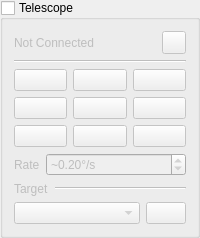
         <widget class="QGroupBox" name="mount_group">
          <property name="sizePolicy">
           <sizepolicy hsizetype="Preferred" vsizetype="Fixed">
            <horstretch>0</horstretch>
            <verstretch>0</verstretch>
           </sizepolicy>
          </property>
          <property name="title">
           <string>Telescope</string>
          </property>
          <property name="checkable">
           <bool>true</bool>
          </property>
          <property name="checked">
           <bool>false</bool>
          </property>
          <layout class="QVBoxLayout" name="verticalLayout_3">
           <item>
            <layout class="QHBoxLayout" name="horizontallayout_9">
             <item>
              <widget class="QLabel" name="telescope_name_label">
               <property name="sizePolicy">
                <sizepolicy hsizetype="Ignored" vsizetype="Preferred">
                 <horstretch>0</horstretch>
                 <verstretch>0</verstretch>
                </sizepolicy>
               </property>
               <property name="text">
                <string>Not Connected</string>
               </property>
               <property name="wordWrap">
                <bool>true</bool>
               </property>
              </widget>
             </item>
             <item>
              <widget class="QToolButton" name="scope_settings_btn">
               <property name="sizePolicy">
                <sizepolicy hsizetype="Fixed" vsizetype="Preferred">
                 <horstretch>0</horstretch>
                 <verstretch>0</verstretch>
                </sizepolicy>
               </property>
               <property name="text">
                <string/>
               </property>
               <property name="icon">
                <iconset resource="resources/res.qrc">
                 <normaloff>:/icons/ic_settings_white_48px.svg</normaloff>:/icons/ic_settings_white_48px.svg</iconset>
               </property>
               <property name="popupMode">
                <enum>QToolButton::InstantPopup</enum>
               </property>
              </widget>
             </item>
            </layout>
           </item>
           <item>
            <widget class="QFrame" name="scope_frame">
             <property name="frameShape">
              <enum>QFrame::NoFrame</enum>
             </property>
             <property name="frameShadow">
              <enum>QFrame::Plain</enum>
             </property>
             <property name="lineWidth">
              <number>0</number>
             </property>
             <layout class="QVBoxLayout" name="verticalLayout">
              <property name="leftMargin">
               <number>0</number>
              </property>
              <property name="topMargin">
               <number>0</number>
              </property>
              <property name="rightMargin">
               <number>0</number>
              </property>
              <property name="bottomMargin">
               <number>0</number>
              </property>
              <item>
               <widget class="Line" name="line_2">
                <property name="orientation">
                 <enum>Qt::Horizontal</enum>
                </property>
               </widget>
              </item>
              <item>
               <layout class="QGridLayout" name="gridlayout_10">
                <item row="0" column="1">
                 <widget class="QPushButton" name="slewnorth_button">
                  <property name="sizePolicy">
                   <sizepolicy hsizetype="Minimum" vsizetype="Fixed">
                    <horstretch>0</horstretch>
                    <verstretch>0</verstretch>
                   </sizepolicy>
                  </property>
                  <property name="toolTip">
                   <string>Slew the mount north</string>
                  </property>
                  <property name="icon">
                   <iconset resource="resources/res.qrc">
                    <normaloff>:/icons/ic_keyboard_arrow_up_white_48px.svg</normaloff>:/icons/ic_keyboard_arrow_up_white_48px.svg</iconset>
                  </property>
                  <property name="iconSize">
                   <size>
                    <width>36</width>
                    <height>36</height>
                   </size>
                  </property>
                  <property name="autoDefault">
                   <bool>true</bool>
                  </property>
                 </widget>
                </item>
                <item row="2" column="0">
                 <widget class="QPushButton" name="slewsouthwest_button">
                  <property name="sizePolicy">
                   <sizepolicy hsizetype="Minimum" vsizetype="Fixed">
                    <horstretch>0</horstretch>
                    <verstretch>0</verstretch>
                   </sizepolicy>
                  </property>
                  <property name="toolTip">
                   <string>Slew the mount west</string>
                  </property>
                  <property name="icon">
                   <iconset resource="resources/res.qrc">
                    <normaloff>:/icons/ic_keyboard_arrow_downleft_white_48px.svg</normaloff>:/icons/ic_keyboard_arrow_downleft_white_48px.svg</iconset>
                  </property>
                  <property name="iconSize">
                   <size>
                    <width>36</width>
                    <height>36</height>
                   </size>
                  </property>
                  <property name="autoDefault">
                   <bool>true</bool>
                  </property>
                  <property name="flat">
                   <bool>false</bool>
                  </property>
                 </widget>
                </item>
                <item row="1" column="2">
                 <widget class="QPushButton" name="sleweast_button">
                  <property name="sizePolicy">
                   <sizepolicy hsizetype="Minimum" vsizetype="Fixed">
                    <horstretch>0</horstretch>
                    <verstretch>0</verstretch>
                   </sizepolicy>
                  </property>
                  <property name="toolTip">
                   <string>Slew the mount east</string>
                  </property>
                  <property name="icon">
                   <iconset resource="resources/res.qrc">
                    <normaloff>:/icons/ic_keyboard_arrow_right_white_48px.svg</normaloff>:/icons/ic_keyboard_arrow_right_white_48px.svg</iconset>
                  </property>
                  <property name="iconSize">
                   <size>
                    <width>36</width>
                    <height>36</height>
                   </size>
                  </property>
                  <property name="autoDefault">
                   <bool>true</bool>
                  </property>
                 </widget>
                </item>
                <item row="0" column="0">
                 <widget class="QPushButton" name="slewnorthwest_button">
                  <property name="sizePolicy">
                   <sizepolicy hsizetype="Minimum" vsizetype="Fixed">
                    <horstretch>0</horstretch>
                    <verstretch>0</verstretch>
                   </sizepolicy>
                  </property>
                  <property name="toolTip">
                   <string>Slew the mount north</string>
                  </property>
                  <property name="icon">
                   <iconset resource="resources/res.qrc">
                    <normaloff>:/icons/ic_keyboard_arrow_upleft_white_48px.svg</normaloff>:/icons/ic_keyboard_arrow_upleft_white_48px.svg</iconset>
                  </property>
                  <property name="iconSize">
                   <size>
                    <width>36</width>
                    <height>36</height>
                   </size>
                  </property>
                  <property name="autoDefault">
                   <bool>true</bool>
                  </property>
                  <property name="flat">
                   <bool>false</bool>
                  </property>
                 </widget>
                </item>
                <item row="2" column="2">
                 <widget class="QPushButton" name="slewsoutheast_button">
                  <property name="sizePolicy">
                   <sizepolicy hsizetype="Minimum" vsizetype="Fixed">
                    <horstretch>0</horstretch>
                    <verstretch>0</verstretch>
                   </sizepolicy>
                  </property>
                  <property name="toolTip">
                   <string>Slew the mount south</string>
                  </property>
                  <property name="icon">
                   <iconset resource="resources/res.qrc">
                    <normaloff>:/icons/ic_keyboard_arrow_downright_white_48px.svg</normaloff>:/icons/ic_keyboard_arrow_downright_white_48px.svg</iconset>
                  </property>
                  <property name="iconSize">
                   <size>
                    <width>36</width>
                    <height>36</height>
                   </size>
                  </property>
                  <property name="autoDefault">
                   <bool>true</bool>
                  </property>
                  <property name="flat">
                   <bool>false</bool>
                  </property>
                 </widget>
                </item>
                <item row="1" column="1">
                 <widget class="QPushButton" name="slewstop_button">
                  <property name="sizePolicy">
                   <sizepolicy hsizetype="Minimum" vsizetype="Fixed">
                    <horstretch>0</horstretch>
                    <verstretch>0</verstretch>
                   </sizepolicy>
                  </property>
                  <property name="toolTip">
                   <string>Slew the mount west</string>
                  </property>
                  <property name="icon">
                   <iconset resource="resources/res.qrc">
                    <normaloff>:/icons/ic_report_white_48px.svg</normaloff>:/icons/ic_report_white_48px.svg</iconset>
                  </property>
                  <property name="iconSize">
                   <size>
                    <width>36</width>
                    <height>36</height>
                   </size>
                  </property>
                  <property name="autoDefault">
                   <bool>true</bool>
                  </property>
                 </widget>
                </item>
                <item row="1" column="0">
                 <widget class="QPushButton" name="slewwest_button">
                  <property name="sizePolicy">
                   <sizepolicy hsizetype="Minimum" vsizetype="Fixed">
                    <horstretch>0</horstretch>
                    <verstretch>0</verstretch>
                   </sizepolicy>
                  </property>
                  <property name="toolTip">
                   <string>Slew the mount west</string>
                  </property>
                  <property name="icon">
                   <iconset resource="resources/res.qrc">
                    <normaloff>:/icons/ic_keyboard_arrow_left_white_48px.svg</normaloff>:/icons/ic_keyboard_arrow_left_white_48px.svg</iconset>
                  </property>
                  <property name="iconSize">
                   <size>
                    <width>36</width>
                    <height>36</height>
                   </size>
                  </property>
                  <property name="autoDefault">
                   <bool>true</bool>
                  </property>
                 </widget>
                </item>
                <item row="2" column="1">
                 <widget class="QPushButton" name="slewsouth_button">
                  <property name="sizePolicy">
                   <sizepolicy hsizetype="Minimum" vsizetype="Fixed">
                    <horstretch>0</horstretch>
                    <verstretch>0</verstretch>
                   </sizepolicy>
                  </property>
                  <property name="toolTip">
                   <string>Slew the mount south</string>
                  </property>
                  <property name="icon">
                   <iconset resource="resources/res.qrc">
                    <normaloff>:/icons/ic_keyboard_arrow_down_white_48px.svg</normaloff>:/icons/ic_keyboard_arrow_down_white_48px.svg</iconset>
                  </property>
                  <property name="iconSize">
                   <size>
                    <width>36</width>
                    <height>36</height>
                   </size>
                  </property>
                  <property name="autoDefault">
                   <bool>true</bool>
                  </property>
                 </widget>
                </item>
                <item row="0" column="2">
                 <widget class="QPushButton" name="slewnortheast_button">
                  <property name="sizePolicy">
                   <sizepolicy hsizetype="Minimum" vsizetype="Fixed">
                    <horstretch>0</horstretch>
                    <verstretch>0</verstretch>
                   </sizepolicy>
                  </property>
                  <property name="toolTip">
                   <string>Slew the mount east</string>
                  </property>
                  <property name="icon">
                   <iconset resource="resources/res.qrc">
                    <normaloff>:/icons/ic_keyboard_arrow_upright_white_48px.svg</normaloff>:/icons/ic_keyboard_arrow_upright_white_48px.svg</iconset>
                  </property>
                  <property name="iconSize">
                   <size>
                    <width>36</width>
                    <height>36</height>
                   </size>
                  </property>
                  <property name="autoDefault">
                   <bool>true</bool>
                  </property>
                  <property name="flat">
                   <bool>false</bool>
                  </property>
                 </widget>
                </item>
               </layout>
              </item>
              <item>
               <layout class="QFormLayout" name="formlayout_2">
                <item row="0" column="0">
                 <widget class="QLabel" name="mount_trackrate_label">
                  <property name="text">
                   <string>Rate</string>
                  </property>
                 </widget>
                </item>
                <item row="0" column="1">
                 <widget class="QDoubleSpinBox" name="mount_trackrate_spin">
                  <property name="focusPolicy">
                   <enum>Qt::StrongFocus</enum>
                  </property>
                  <property name="prefix">
                   <string>~</string>
                  </property>
                  <property name="suffix">
                   <string>°/s</string>
                  </property>
                  <property name="minimum">
                   <double>0.010000000000000</double>
                  </property>
                  <property name="maximum">
                   <double>1.000000000000000</double>
                  </property>
                  <property name="singleStep">
                   <double>0.010000000000000</double>
                  </property>
                  <property name="value">
                   <double>0.200000000000000</double>
                  </property>
                 </widget>
                </item>
               </layout>
              </item>
              <item>
               <layout class="QHBoxLayout" name="horizontallayout_5">
                <item>
                 <widget class="QLabel" name="object_label">
                  <property name="sizePolicy">
                   <sizepolicy hsizetype="Fixed" vsizetype="Preferred">
                    <horstretch>0</horstretch>
                    <verstretch>0</verstretch>
                   </sizepolicy>
                  </property>
                  <property name="text">
                   <string>Target</string>
                  </property>
                 </widget>
                </item>
                <item>
                 <widget class="Line" name="line">
                  <property name="orientation">
                   <enum>Qt::Horizontal</enum>
                  </property>
                 </widget>
                </item>
               </layout>
              </item>
              <item>
               <layout class="QHBoxLayout" name="horizontallayout_4">
                <item>
                 <widget class="QComboBox" name="object_combobox">
                  <property name="sizePolicy">
                   <sizepolicy hsizetype="Minimum" vsizetype="Preferred">
                    <horstretch>0</horstretch>
                    <verstretch>0</verstretch>
                   </sizepolicy>
                  </property>
                  <property name="focusPolicy">
                   <enum>Qt::StrongFocus</enum>
                  </property>
                 </widget>
                </item>
                <item>
                 <widget class="QPushButton" name="goto_button">
                  <property name="sizePolicy">
                   <sizepolicy hsizetype="Fixed" vsizetype="Preferred">
                    <horstretch>0</horstretch>
                    <verstretch>0</verstretch>
                   </sizepolicy>
                  </property>
                  <property name="toolTip">
                   <string>Go to target</string>
                  </property>
                  <property name="text">
                   <string/>
                  </property>
                  <property name="icon">
                   <iconset resource="resources/res.qrc">
                    <normaloff>:/icons/ic_check_white_48px.svg</normaloff>:/icons/ic_check_white_48px.svg</iconset>
                  </property>
                  <property name="autoDefault">
                   <bool>true</bool>
                  </property>
                 </widget>
                </item>
               </layout>
              </item>
             </layout>
            </widget>
           </item>
          </layout>
         </widget>
